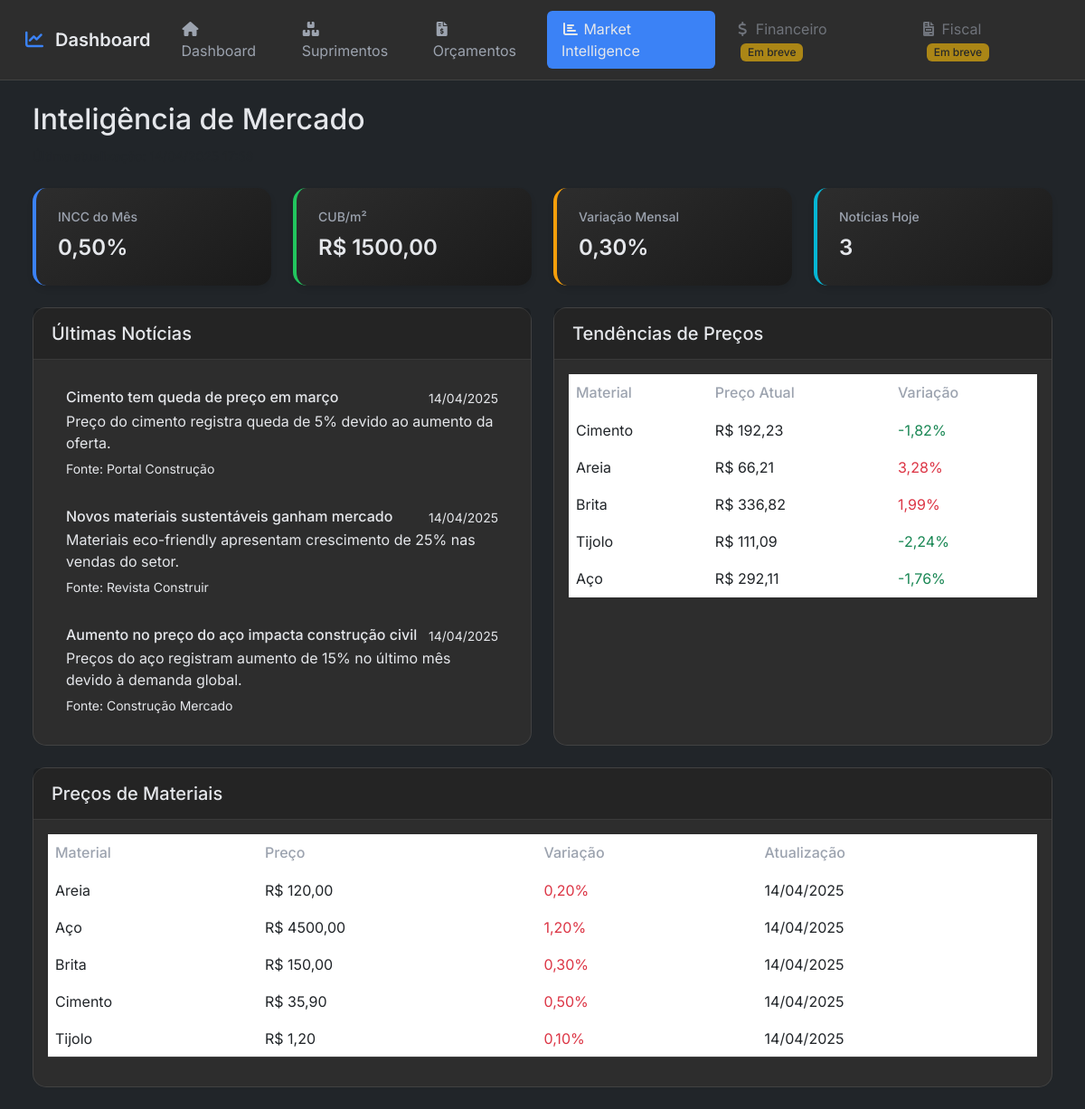
The app's page /market-intelligence/ with its own data.
### apps/market_intelligence/models.py (models this page shows, shortened)
class IndicesConstrucao(models.Model):
    data = models.DateField(default=timezone.now)
    incc = models.DecimalField(max_digits=5, decimal_places=2)  # INCC do mês
    cub = models.DecimalField(max_digits=8, decimal_places=2)   # CUB/m²
    variacao_mensal = models.DecimalField(max_digits=5, decimal_places=2)  # Variação mensal
    class Meta:
        ordering = ['-data']
        verbose_name = 'Índice da Construção'
        verbose_name_plural = 'Índices da Construção'

class Noticia(models.Model):
    titulo = models.CharField(max_length=300)
    descricao = models.TextField()
    fonte = models.CharField(max_length=100)
    link = models.URLField()
    data_publicacao = models.DateTimeField(default=timezone.now)
    class Meta:
        ordering = ['-data_publicacao']
        verbose_name = 'Notícia'
        verbose_name_plural = 'Notícias'

class MaterialPreco(models.Model):
    material = models.CharField(max_length=200)
    preco = models.DecimalField(max_digits=10, decimal_places=2)
    variacao = models.DecimalField(max_digits=5, decimal_places=2)
    data_atualizacao = models.DateField(default=timezone.now)
    class Meta:
        ordering = ['material']
        verbose_name = 'Preço de Material'
        verbose_name_plural = 'Preços de Materiais'

### apps/market_intelligence/views.py (the view)
# urls.py: path('', views.dashboard, name='dashboard'),
def dashboard(request):
    try:
        indices = IndicesConstrucao.objects.latest('data')
    except IndicesConstrucao.DoesNotExist:
        indices = IndicesConstrucao.objects.create(
            data=timezone.now().date(),
            incc=0.5,
            cub=1500.00,
            variacao_mensal=0.3
        )
    hoje = timezone.now().date()
    noticias_hoje = Noticia.objects.filter(data_publicacao__date=hoje).count()
    ultimas_noticias = Noticia.objects.all()[:5]
    materiais = MaterialPreco.objects.all()
    materials = ['Cimento', 'Areia', 'Brita', 'Tijolo', 'Aço']
    trends = []
    base_date = datetime.now()
    for material in materials:
        price_history = []
        base_price = random.uniform(50, 500)
        for i in range(7):
            date = base_date - timedelta(days=i)
            variation = random.uniform(-5, 5)
            price = base_price + variation
            price_history.append({
                'date': date.strftime('%d/%m/%Y'),
                'price': round(price, 2)
            })
        trends.append({
            'material': material,
            'history': price_history,
            'current_price': round(price_history[0]['price'], 2),
            'variation': round(((price_history[0]['price'] - price_history[-1]['price']) / price_history[-1]['price']) * 100, 2)
        })
    context = {
        'indices': indices,
        'noticias_hoje': noticias_hoje,
        'ultimas_noticias': ultimas_noticias,
        'materiais': materiais,
        'price_trends': trends
    }
    if request.headers.get('X-Requested-With') == 'XMLHttpRequest':
        return JsonResponse(context)
    return render(request, 'market_intelligence/dashboard.html', context)

### templates/market_intelligence/dashboard.html (shortened to what this page needs)
{% extends 'base.html' %}
{% load static %}
{% block content %}
<div class="container-fluid">
    <div class="row mb-4">
        <div class="col">
            <h2 class="page-title">Inteligência de Mercado</h2>
            <small class="text-muted">Última atualização: {% now "d/m/Y H:i" %}</small>
        </div>
    </div>
    <div class="row mb-4">
        <div class="col-md-3">
            <div class="metric-card blue">
                <h6 class="metric-label">INCC do Mês</h6>
                <div class="metric-value">{% if indices %}{{ indices.incc }}%{% else %}--{% endif %}</div>
            </div>
        </div>
        <div class="col-md-3">
            <div class="metric-card green">
                <h6 class="metric-label">CUB/m²</h6>
                <div class="metric-value">{% if indices %}R$ {{ indices.cub|floatformat:2 }}{% else %}--{% endif %}</div>
            </div>
        </div>
        <div class="col-md-3">
            <div class="metric-card yellow">
                <h6 class="metric-label">Variação Mensal</h6>
                <div class="metric-value">{% if indices %}{{ indices.variacao_mensal }}%{% else %}--{% endif %}</div>
            </div>
        </div>
        <div class="col-md-3">
            <div class="metric-card cyan">
                <h6 class="metric-label">Notícias Hoje</h6>
                <div class="metric-value">{{ noticias_hoje }}</div>
            </div>
        </div>
    </div>
    <div class="row">
        <div class="col-md-6 mb-4">
            <div class="card h-100">
                <div class="card-header">
                    <h5 class="card-title mb-0">Últimas Notícias</h5>
                </div>
                <div class="card-body">
                    {% if ultimas_noticias %}
                        <div class="list-group list-group-flush">
                            {% for noticia in ultimas_noticias %}
                                <a href="{{ noticia.link }}" target="_blank" class="list-group-item list-group-item-action">
                                    <div class="d-flex w-100 justify-content-between">
                                        <h6 class="mb-1">{{ noticia.titulo }}</h6>
                                        <small>{{ noticia.data_publicacao|date:"d/m/Y" }}</small>
                                    </div>
                                    <p class="mb-1">{{ noticia.descricao|truncatewords:30 }}</p>
                                    <small>Fonte: {{ noticia.fonte }}</small>
                                </a>
                            {% endfor %}
                        </div>
                    {% else %}
                        <p class="text-muted">Nenhuma notícia disponível.</p>
                    {% endif %}
                </div>
            </div>
        </div>
        <div class="col-md-6 mb-4">
            <div class="card h-100">
                <div class="card-header">
                    <h5 class="card-title mb-0">Tendências de Preços</h5>
                </div>
                <div class="card-body">
                    {% if price_trends %}
                        <div class="table-responsive">
                            <table class="table">
                                <thead>
                                    <tr>
                                        <th>Material</th>
                                        <th>Preço Atual</th>
                                        <th>Variação</th>
                                    </tr>
                                </thead>
                                <tbody>
                                    {% for trend in price_trends %}
                                        <tr>
                                            <td>{{ trend.material }}</td>
                                            <td>R$ {{ trend.current_price|floatformat:2 }}</td>
                                            <td>
                                                <span class="{% if trend.variation > 0 %}text-danger{% elif trend.variation < 0 %}text-success{% else %}text-muted{% endif %}">
                                                    {{ trend.variation }}%
                                                </span>
                                            </td>
                                        </tr>
                                    {% endfor %}
                                </tbody>
                            </table>
                        </div>
                    {% else %}
                        <p class="text-muted">Nenhuma tendência disponível.</p>
                    {% endif %}
                </div>
            </div>
        </div>
    </div>
    <div class="row">
        <div class="col-12">
            <div class="card">
                <div class="card-header">
                    <h5 class="card-title mb-0">Preços de Materiais</h5>
                </div>
                <div class="card-body">
                    {% if materiais %}
                        <div class="table-responsive">
                            <table class="table">
                                <thead>
                                    <tr>
                                        <th>Material</th>
                                        <th>Preço</th>
                                        <th>Variação</th>
                                        <th>Atualização</th>
                                    </tr>
                                </thead>
                                <tbody>
                                    {% for material in materiais %}
                                        <tr>
                                            <td>{{ material.material }}</td>
                                            <td>R$ {{ material.preco|floatformat:2 }}</td>
                                            <td>
                                                <span class="{% if material.variacao > 0 %}text-danger{% elif material.variacao < 0 %}text-success{% else %}text-muted{% endif %}">
                                                    {{ material.variacao }}%
                                                </span>
                                            </td>
                                            <td>{{ material.data_atualizacao|date:"d/m/Y" }}</td>
                                        </tr>
                                    {% endfor %}
                                </tbody>
                            </table>
                        </div>
                    {% else %}
                        <p class="text-muted">Nenhum material cadastrado.</p>
                    {% endif %}
                </div>
            </div>
        </div>
    </div>
</div>
{% endblock %}

### templates/base.html (shortened to what this page needs)
{% load static %}
<!DOCTYPE html>
<html lang="pt-br">
<head>
    <link href="https://cdn.jsdelivr.net/npm/bootstrap@5.3.0/dist/css/bootstrap.min.css" rel="stylesheet">
    <link href="https://cdnjs.cloudflare.com/ajax/libs/font-awesome/6.0.0/css/all.min.css" rel="stylesheet">
    <link href="{% static 'css/style.css' %}" rel="stylesheet">
</head>
<body class="bg-dark">
    <nav class="navbar navbar-expand-lg navbar-dark">
        <div class="container-fluid">
            <a class="navbar-brand" href="{% url 'dashboard:index' %}">
                <i class="fas fa-chart-line me-2"></i>
                Dashboard
            </a>
            <div class="collapse navbar-collapse" id="navbarNav">
                <ul class="navbar-nav">
                    <li class="nav-item">
                        <a class="nav-link {% if request.resolver_match.url_name == 'index' %}active{% endif %}" href="{% url 'dashboard:index' %}">
                            <i class="fas fa-home"></i>
                            <span>Dashboard</span>
                        </a>
                    </li>
                    <li class="nav-item">
                        <a class="nav-link {% if request.resolver_match.url_name == 'suprimentos' %}active{% endif %}" href="{% url 'dashboard:suprimentos' %}">
                            <i class="fas fa-boxes"></i>
                            <span>Suprimentos</span>
                        </a>
                    </li>
                    <li class="nav-item">
                        <a class="nav-link {% if request.resolver_match.url_name == 'orcamentos' %}active{% endif %}" href="{% url 'dashboard:orcamentos' %}">
                            <i class="fas fa-file-invoice-dollar"></i>
                            <span>Orçamentos</span>
                        </a>
                    </li>
                    <li class="nav-item">
                        <a class="nav-link {% if request.resolver_match.url_name == 'dashboard' %}active{% endif %}" href="{% url 'market_intelligence:dashboard' %}">
                            <i class="fas fa-chart-bar"></i>
                            <span>Market Intelligence</span>
                        </a>
                    </li>
                    <li class="nav-item">
                        <a class="nav-link disabled" href="#">
                            <i class="fas fa-dollar-sign"></i>
                            <span>Financeiro</span>
                            <span class="badge bg-warning text-dark ms-2">Em breve</span>
                        </a>
                    </li>
                    <li class="nav-item">
                        <a class="nav-link disabled" href="#">
                            <i class="fas fa-file-invoice"></i>
                            <span>Fiscal</span>
                            <span class="badge bg-warning text-dark ms-2">Em breve</span>
                        </a>
                    </li>
                </ul>
            </div>
        </div>
    </nav>
    <div class="container-fluid p-4">
        <div class="fade-in">
            {% block content %}{% endblock %}
        </div>
    </div>
</body>
</html>

### static/css/style.css (style rules this page uses)
:root { --primary-dark: #1a1a1a; --secondary-dark: #2d2d2d; --accent-blue: #3b82f6; --accent-green: #22c55e; --accent-yellow: #f59e0b; --accent-cyan: #06b6d4; --text-light: #e5e7eb; --text-muted: #9ca3af; --border-dark: rgba(255,255,255,0.1); }
body { background-color: var(--primary-dark); color: var(--text-light); font-family: 'Inter', sans-serif; min-height: 100vh; }
.list-group-item { padding: 1rem 1.25rem; background-color: transparent !important; border: none; color: var(--text-light) !important; border-radius: 0 !important; transition: all 0.3s ease; }
.navbar { background-color: var(--secondary-dark) !important; border-bottom: 1px solid var(--border-dark); padding: 0.75rem 1rem; }
.navbar-brand { font-weight: 600; font-size: 1.25rem; color: var(--text-light) !important; }
.navbar-brand i { color: var(--accent-blue); }
.nav-link { color: var(--text-muted) !important; padding: 0.5rem 1rem !important; transition: all 0.3s ease; border-radius: 6px; margin: 0 2px; }
.nav-link.active { color: var(--text-light) !important; background-color: var(--accent-blue); }
.nav-link.disabled { opacity: 0.6; cursor: not-allowed; }
.nav-link i { width: 20px; text-align: center; }
.card-header { background-color: rgba(0,0,0,0.2); border-bottom: 1px solid var(--border-dark); padding: 1rem 1.25rem; }
.table { color: var(--text-light); }
.table thead th { border-bottom: 2px solid var(--border-dark); color: var(--text-muted); font-weight: 500; }
.table td { border-bottom: 1px solid var(--border-dark); }
.fade-in { animation: fadeIn 0.5s ease-in; }
.metric-card { background: linear-gradient(145deg, var(--secondary-dark), var(--primary-dark)); border-radius: 15px; padding: 1.5rem; box-shadow: 0 4px 6px rgba(0, 0, 0, 0.1); transition: transform 0.3s ease, box-shadow 0.3s ease; }
.metric-card.blue { border-left: 4px solid var(--accent-blue); }
.metric-card.green { border-left: 4px solid var(--accent-green); }
.metric-card.yellow { border-left: 4px solid var(--accent-yellow); }
.metric-card.cyan { border-left: 4px solid var(--accent-cyan); }
.metric-label { color: var(--text-muted); font-size: 0.875rem; margin-bottom: 0.5rem; }
.metric-value { font-size: 1.5rem; font-weight: 600; color: var(--text-light); }
.card { background-color: var(--secondary-dark); border: 1px solid var(--border-dark); border-radius: 15px; }
.card-title { color: var(--text-light); margin: 0; }
.badge { padding: 0.35em 0.65em; font-size: 0.75em; font-weight: 500; border-radius: 6px; }

### records on screen
IndicesConstrucao: incc "0,50", cub "1500,00", variacao_mensal "0,30"
Noticia: titulo "Cimento tem queda de preço em março", data_publicacao "14/04/2025", descricao "Preço do cimento registra queda de 5% devido ao aumento da oferta.", fonte "Portal Construção"
Noticia: titulo "Novos materiais sustentáveis ganham mercado", data_publicacao "14/04/2025", descricao "Materiais eco-friendly apresentam crescimento de 25% nas vendas do setor.", fonte "Revista Construir"
Noticia: titulo "Aumento no preço do aço impacta construção civil", data_publicacao "14/04/2025", descricao "Preços do aço registram aumento de 15% no último mês devido à demanda global.", fonte "Construção Mercado"
MaterialPreco: material "Areia", preco "120,00", variacao "0,20", data_atualizacao "14/04/2025"
MaterialPreco: material "Aço", preco "4500,00", variacao "1,20", data_atualizacao "14/04/2025"
MaterialPreco: material "Brita", preco "150,00", variacao "0,30", data_atualizacao "14/04/2025"
MaterialPreco: material "Cimento", preco "35,90", variacao "0,50", data_atualizacao "14/04/2025"
MaterialPreco: material "Tijolo", preco "1,20", variacao "0,10", data_atualizacao "14/04/2025"

### other values on screen
{{ noticias_hoje }} "3"
{{ trend.material }} "Cimento" "Areia" "Brita" "Tijolo" "Aço"
{{ trend.current_price|floatformat:2 }} "192,23" "66,21" "336,82" "111,09" "292,11"
{{ trend.variation }} "-1,82" "3,28" "1,99" "-2,24" "-1,76"
